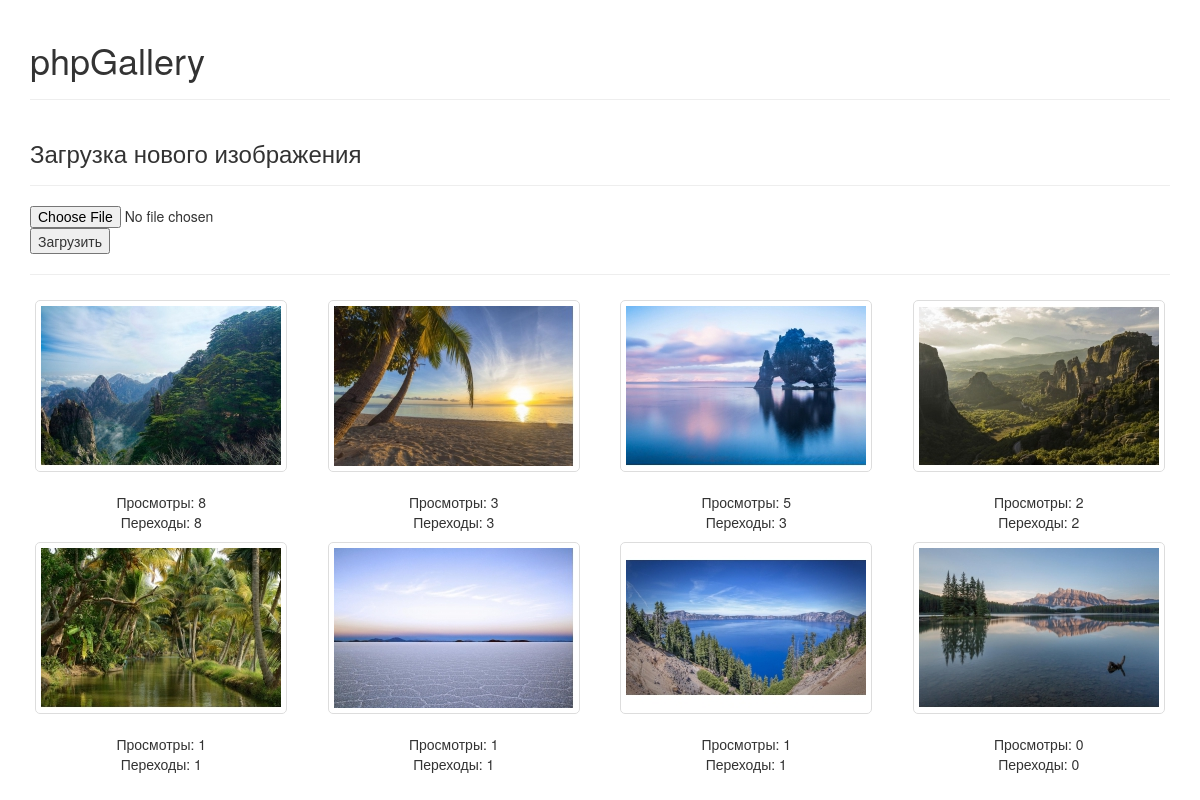
The page / on the database its author committed.
### tables this page shows
CREATE TABLE `pictures` (
  `id` int(11) NOT NULL,
  `path` varchar(255) NOT NULL,
  `size` int(11) NOT NULL,
  `name` varchar(64) DEFAULT NULL,
  `view` int(11) DEFAULT NULL,
  `click` int(11) DEFAULT NULL,
  `description` text
);

### engine/render.php (the view, shortened to what this page needs)
<?php
function renderGallery($conDB, $id)
{
    echo '<div class="row">';
    $query = "SELECT * FROM pictures";
    $bootstrap = "col-lg-3 col-md-3 col-sm-4 col-xs-6 thumb";
    $query .= " ORDER BY click DESC";
    $resDB = mysqli_query($conDB, $query);
    $data = mysqli_fetch_all($resDB, MYSQLI_ASSOC);
    if (count($data) > 0) {
        foreach ($data as $row) {
            $fileOriginal = $row['path'] . $row['name'];
            $fileThumb = $row['path'] . "thumbs/" . $row['name'];
            echo '<div class="' . $bootstrap . '" style="text-align: center;">';
            if ($id) {
                echo '<img class="img-responsive" src="' . $fileOriginal . '"/>';
            } else {
                $url = './photo.php?click=true&id=' . $row['id'];
                $onclick = 'onclick="location.href=\'' . $url . '\'; return false;"';
                echo '<a href="' .  $url . '" target="_blank"' . $onclick . '>';
                echo '<img class="img-responsive" src="' . $fileThumb . '"/></a>';
            }
            echo '<br>Просмотры: ' . $row['view'];
            echo '<br>Переходы: ' . $row['click'];
            echo '</div>';
        }
    } else {
        echo '<div class="page-header"><h4>Изображения отсутствуют!</h4></div>';
    }
    echo '</div>';
}

### public/index.php (shortened to what this page needs)
<!DOCTYPE html>
<html lang="ru">
<head>
    <link href="./css/bootstrap.min.css" rel="stylesheet">
    <link href="./css/style.css" rel="stylesheet">
</head>
<body>
<div class="container">
    <div class="page-header">
        <h1>phpGallery</h1>
    </div>
    <div class="page-header">
        <h3>Загрузка нового изображения</h3>
    </div>
    <form action="" enctype="multipart/form-data" method="post">
        <input type="file" name="file"/>
        <input type="submit" value="Загрузить"/>
    </form>
    <hr>
    <?php
    $config = include CONFIG_DIR . "db.php";
    $conDB = new mysqli($config["host"], $config["user"], $config["password"], $config["db"]);
    include ENGINE_DIR . "render.php";
    renderGallery($conDB, null);
    ?>
</div>
</body>
</html>

### public/css/style.css (style rules this page uses)
.thumb img { margin: 0 auto; filter: none; -webkit-filter: grayscale(0); border-radius: 5px; background-color: #fff; border: 1px solid #ddd; padding: 5px; }
.thumb { padding: 5px; }

### rows shown on the page
pictures: path+name (picture), view "8", click "8"
pictures: path+name (picture), view "3", click "3"
pictures: path+name (picture), view "5", click "3"
pictures: path+name (picture), view "2", click "2"
pictures: path+name (picture), view "1", click "1"
pictures: path+name (picture), view "1", click "1"
pictures: path+name (picture), view "1", click "1"
pictures: path+name (picture), view "0", click "0"
